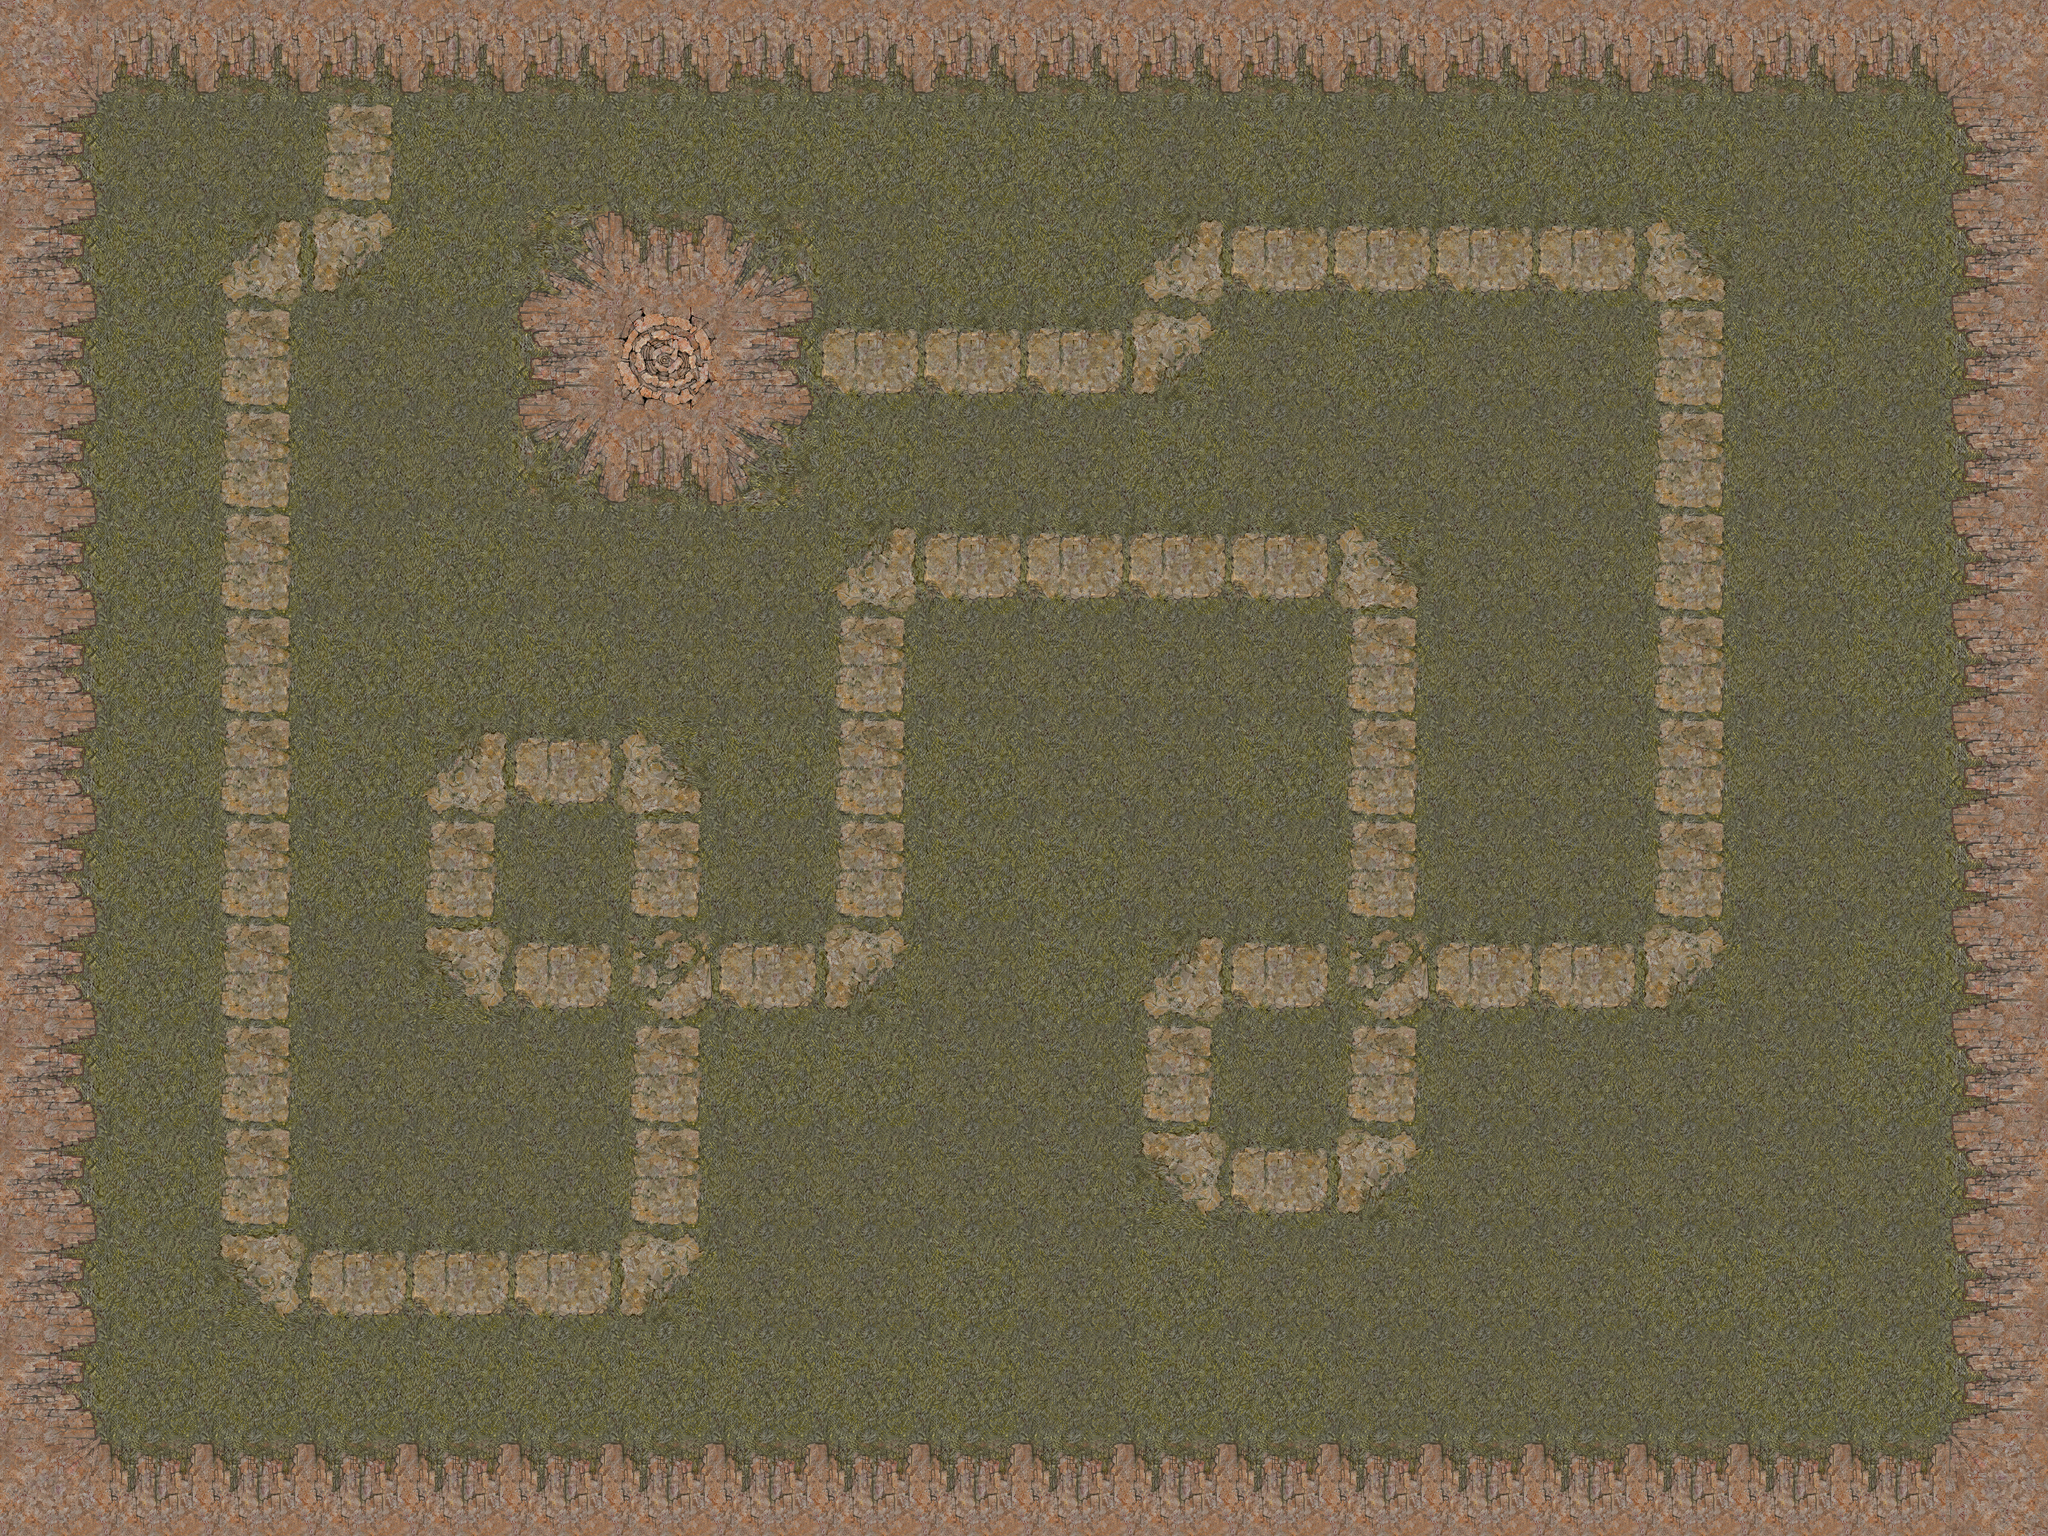

Rendered tile map (Tiled .tmx) drawn with the repository's tilesets; below, a short description and the map source with its tile grids summarised:
An orthogonal 20x15 tile map with 128x128 px tiles, 1 tile layer (Background), 2 hidden layers not drawn and 19 objects (17x Checkpoint, Goal, Spawn).

<map version="1.0" orientation="orthogonal" width="20" height="15" tilewidth="128" tileheight="128">
 <tileset firstgid="1" name="Background" tilewidth="128" tileheight="128">
  <image source="../assets/ground1.png" width="1024" height="512" />
 </tileset>
 <layer name="Background" width="20" height="15">
  <data>[300 cells, 300 non-empty, 22 distinct tile ids]</data>
 </layer>
 <layer name="Pathable" width="20" height="15" visible="0">
  <data>[300 cells, 71 non-empty, 1 distinct tile ids]</data>
 </layer>
 <layer name="Buildable" width="20" height="15" visible="0">
  <data>[300 cells, 157 non-empty, 1 distinct tile ids]</data>
 </layer>
 <objectgroup name="Spawn 1" width="20" height="15">
  <object name="1" type="Checkpoint" x="448" y="320" width="1" height="1" />
  <object name="2" type="Checkpoint" x="320" y="320" width="1" height="1" />
  <object name="3" type="Checkpoint" x="320" y="1600" width="1" height="1" />
  <object name="4" type="Checkpoint" x="832" y="1600" width="1" height="1" />
  <object name="5" type="Checkpoint" x="832" y="960" width="1" height="1" />
  <object name="6" type="Checkpoint" x="576" y="960" width="1" height="1" />
  <object name="7" type="Checkpoint" x="576" y="1216" width="1" height="1" />
  <object name="8" type="Checkpoint" x="1088" y="1216" width="1" height="1" />
  <object name="9" type="Checkpoint" x="1088" y="704" width="1" height="1" />
  <object name="10" type="Checkpoint" x="1728" y="704" width="1" height="1" />
  <object name="11" type="Checkpoint" x="1728" y="1472" width="1" height="1" />
  <object name="12" type="Checkpoint" x="1472" y="1472" width="1" height="1" />
  <object name="13" type="Checkpoint" x="1472" y="1216" width="1" height="1" />
  <object name="14" type="Checkpoint" x="2112" y="1216" width="1" height="1" />
  <object name="15" type="Checkpoint" x="2112" y="320" width="1" height="1" />
  <object name="16" type="Checkpoint" x="1472" y="320" width="1" height="1" />
  <object name="17" type="Checkpoint" x="1472" y="448" width="1" height="1" />
  <object name="Goal" type="Goal" x="832" y="448" width="1" height="1" />
  <object name="Spawn" type="Spawn" x="448" y="64" width="1" height="1">
   <properties>
    <property name="lullDuration" value="120" />
    <property name="spawnDuration" value="8" />
    <property name="spawnInterval" value="0.03125" />
   </properties>
  </object>
 </objectgroup>
</map>